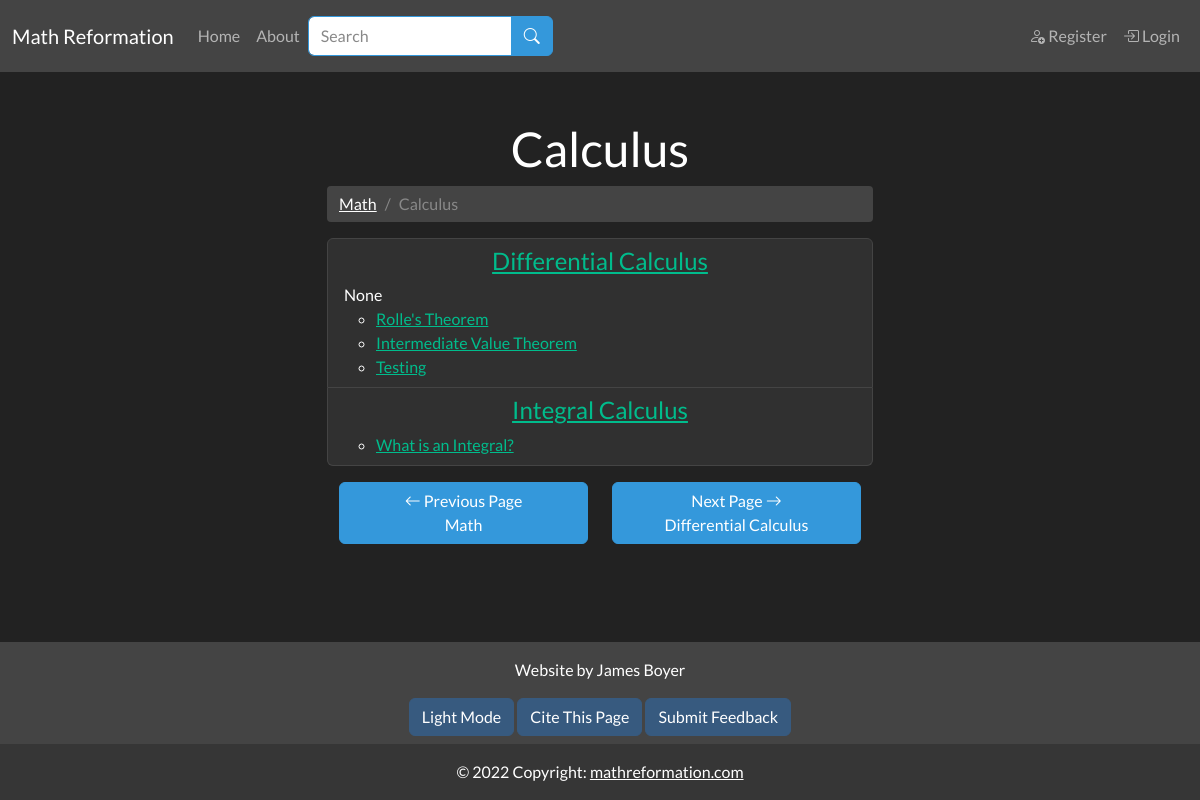
Screenshot of /category/calculus with the database file from the repository.
### app/models.py (models this page shows, shortened)
class SearchableMixin(object):
    @classmethod
    def search(cls, expression, page, per_page):
        ids, scores, total = query_index(cls.__tablename__, expression, page, per_page)
        if total == 0:
            return cls.query.filter_by(id=0), [], 0
        when = []
        for i in range(len(ids)):
            when.append((ids[i], i))
        return cls.query.filter(cls.id.in_(ids)).order_by( db.case(when, value=cls.id)), scores, total

class Category(SearchableMixin, db.Model):
    __searchable__ = ["body_main", "name"]
    id = db.Column(db.Integer, primary_key=True)
    name = db.Column(db.String(50), nullable=False, unique=True)
    path = db.Column(db.String(50), unique=True, nullable=False)
    body_main = db.Column(db.String(), index=True)
    body_draft = db.Column(db.String(), index=True)
    header = db.Column(db.String(), index=True)
    order = db.Column(db.Integer())
    is_visible = db.Column(db.Boolean())
    category_type = db.Column(db.String(10), index=True)
    next_page_url = db.Column(db.String(50))
    prev_page_url = db.Column(db.String(50))
    prev_page_type = db.Column(db.String(10))
    next_page_type = db.Column(db.String(10))
    next_page_name = db.Column(db.String(50))
    prev_page_name = db.Column(db.String(50))
    parents = db.relationship('Category',secondary=parent_child_table,
        primaryjoin=id == parent_child_table.c.ChildId,
        secondaryjoin=id == parent_child_table.c.ParentId,
        backref= db.backref('children'))
    def ordered_children(self):
        if not self.children:
            return []
        children = np.array(self.children)
        children_idx = np.array([child.order if child.order else 1 for child in children])
        sorted_children_idx = np.argsort(children_idx)
        return children[sorted_children_idx]
    def ordered_articles(self):
        if not self.articles:
            return []
        articles = np.array(self.articles)
        articles_idx = np.array([article.order if article.order else 1 for article in articles])
        sorted_articles_idx = np.argsort(articles_idx)
        return articles[sorted_articles_idx]
    def get_num_children(self):
        return len(list(self.children))

class Article(SearchableMixin, db.Model):
    __searchable__ = ["body_main", "name"]
    id = db.Column(db.Integer, primary_key=True)
    name = db.Column(db.String(64), index=True, unique=True, nullable=False)
    path = db.Column(db.String(50), unique=True, nullable=False)
    date_added = db.Column(db.DateTime, nullable=False,
        default=datetime.utcnow)
    body_main = db.Column(db.String(), index=True)
    body_draft = db.Column(db.String(), index=True)
    is_visible = db.Column(db.Boolean())
    header = db.Column(db.String(), index=True)
    order = db.Column(db.Integer())
    next_page_url = db.Column(db.String(64))
    prev_page_url = db.Column(db.String(50))
    next_page_name = db.Column(db.String(50))
    prev_page_name = db.Column(db.String(50))
    prev_page_type = db.Column(db.String(10))
    next_page_type = db.Column(db.String(10))
    user_id = db.Column(db.Integer, db.ForeignKey('user.id'))
    categories = db.relationship('Category', secondary = article_categories_table,
                                 backref=db.backref('articles', lazy=True), lazy=True)

### app/main/routes.py (the view)
@bp.route("/category/<path>")
def category_page(path):
    category = db.first_or_404(Category.query.filter_by(path=path))
    if category.parents == [] and category.category_type != "book":
        abort(404)
    content = {}
    content["category"] = category
    content["prev_page_url"] = category.prev_page_url
    content["next_page_url"] = category.next_page_url
    content["prev_page_name"] = category.prev_page_name
    content["next_page_name"] = category.next_page_name
    return render_template('main/category.html', **content, title =category.name)

### app/main/forms.py
class SearchForm(FlaskForm):
    q = StringField("Search", validators=[DataRequired()])
    submit = SubmitField("Search")
    def __init__(self, *args, **kwargs):
        if 'formdata' not in kwargs:
            kwargs['formdata'] = request.args
        if 'csrf_enabled' not in kwargs:
            kwargs['csrf_enabled'] = False
        super(SearchForm, self).__init__(*args, **kwargs)

### MathReformationWebsite.py (called while the page is built)
@app.context_processor
def add_imports():
    return dict(admin_permission=admin_permission, author_permission=author_permission, editor_permission=editor_permission, g=g)

### app/main/routes.py (called while the page is built)
@bp.before_app_request
def before_request():
    g.search_form = SearchForm(meta={'csrf': False})
    if g.search_form.validate():
        print("here")

### app/templates/main/category.html (shortened to what this page needs)
{% extends "base.html" %}
{% from 'macros/general_macros.html' import page_navigation %}
{% block content %}
<h1 class="text-center">{{ category.name }}</h1>
{% if category.category_type != "root" %}
<ul class="breadcrumb">
    {% if category.category_type == "secondary" or category.category_type == "primary" %}
    <li class="breadcrumb-item">
        <a href="{{ url_for('main.category_page', path=category.parents[0].path) }}">
            {{ category.parents[0].name }}
        </a>
    </li>
    {% endif %}
    <li class="breadcrumb-item active">{{ category.name }}</li>
</ul>
{% endif %}
<ul class="list-group">
    {% if category.get_num_children() == 0 %}
        {% for article in category.ordered_articles() %}
        {% if article.is_visible == True %}
        <li class="list-group-item">
            <a href = {{ url_for('main.article_page', path=article.path)}}>
                {{ article.name }}
            </a>
        </li>
        {% endif %}
        {% endfor %}
    {% else %}
        {% for category_child in category.ordered_children() %}
        {% if category_child.is_visible == True %}
        <li class="list-group-item">
            <h4 class="text-center">
                <a href = {{ url_for('main.category_page', path=category_child.path)}}>
                {{ category_child.name }}
            </a>
            </h4>
            {{ category_child.body_main }}
            <ul>
                {% for article in category_child.ordered_articles() %}
                {% if article.is_visible == True %}
                <li>
                    <a href = {{ url_for('main.article_page', path=article.path)}}>
                        {{ article.name }}
                    </a>
                </li>
                {% endif %}
                {% endfor %}
            </ul>
        </li>
        {% endif %}
        {% endfor %}
    {% endif %}
</ul>
{{ page_navigation(next_page_name=next_page_name, next_page_url=next_page_url, prev_page_name=prev_page_name, prev_page_url=prev_page_url)}}
{% endblock %}
{% block citation %}
{{ citation_info(page_type="Category", page_name=category.name) }}
{% endblock %}

### app/templates/base.html (shortened to what this page needs)
{% from 'macros/general_macros.html' import citation_info %}
<!DOCTYPE html>
<html lang="en">
    <head>
        <link rel="stylesheet" href="https://cdn.jsdelivr.net/npm/bootstrap-icons@1.10.3/font/bootstrap-icons.css">
    </head>
    <body class="d-flex flex-column min-vh-100">
        <nav class="navbar navbar-expand-lg bg-secondary navbar-dark sticky-top">
            <div class="container-fluid">
                <a class="navbar-brand">Math Reformation</a>
                <div class="collapse navbar-collapse" id="collapsibleNavbar">
                    <ul class="navbar-nav me-auto">
                        <li class="nav-item">
                            <a class="nav-link" href="{{ url_for('main.index')}}">Home</a>
                        </li>
                        <li class="nav-item">
                            <a class="nav-link" href="{{ url_for('main.about')}}">About</a>
                        </li>
                        {% if g.search_form %}
                        <form class="d-flex input-group" method="get" action="{{ url_for('main.search') }}">
                                {{ g.search_form.q(class='form-control border-info',aria_describedby="button-addon2", placeholder=g.search_form.q.label.text) }}
                                <button type=submit class="btn btn-info" id="button-addon2">
                                    <i class="bi bi-search"></i>
                                </button>
                        </form>
                        {% endif %}
                    </ul>
                    <ul class="navbar-nav d-flex">
                        {% if current_user.is_anonymous %}
                        <li class="nav-item">
                            <a class="nav-link" href="{{ url_for('auth.register') }}">
                                <i class="bi bi-person-add"></i> Register
                            </a>
                        </li>
                        <li class="nav-item">
                            <a class="nav-link" href="{{ url_for('auth.login') }}">
                                <i class="bi bi-box-arrow-in-right"></i>  Login
                            </a>
                        </li>
                        {% endif %}
                    </ul>
                </div>
            </div>
        </nav>
        <div class="wrapper flex-grow-1">
            <div class="container mt-5">
                <div class="row">
                    <div class="col-md-3"></div>
                    <div class="col-md-6">
                        {% block content %}
                        {% endblock %}
                    </div>
                    <div class="col-md-3"></div>
                </div>
            </div>
        </div>
        <footer class="bg-secondary text-center text-white">
            <div class="container p-3 pb-0">
                <section class="mb-2">
                    <p>Website by James Boyer</p>
                    <button id="theme_button" class="btn btn-primary" onclick="toggleTheme()">
                    </button>
                    <a class="btn btn-primary" href="{% block citation %}{% endblock %}">Cite This Page</a>
                    <a  class="btn btn-primary" href="{{ url_for('main.feedback')}}">Submit Feedback</a>
                </section>
            </div>
            <div class="text-center p-3" style="background-color: rgba(0, 0, 0, 0.2);">
                © 2022 Copyright:
                <a class="text-white" href="mathreformation.com">mathreformation.com</a>
            </div>
        </footer>
    </body>
</html>

### app/templates/macros/general_macros.html
{% macro citation_info(page_type, page_name) -%}
{% if page_name == "Citation" %}
{{ url_for('main.citation',
            page_type=page_type,
            page_name=page_name,
            page_url="citation") }}
{% else %}
{{ url_for('main.citation',
            page_type=page_type,
            page_name=page_name,
            page_url=request.path[1:].replace("/", "%2F")) }}
{% endif %}
{%- endmacro %}
{% macro page_navigation(next_page_name, next_page_url, prev_page_name, prev_page_url) -%}
<div class="container text-center mt-3 mb-5">
    <div class="row align-items-start">
      <div class="col d-flex flex-column">
          {% if prev_page_url %}
          <a href="{{ prev_page_url }}" class="btn btn-info" role="button">
              <i class="bi bi-arrow-left"></i> Previous Page<br>
              {{prev_page_name}}
          </a>
          {% else %}
          <a href="#" class="btn btn-info disabled" role="button">
              <i class="bi bi-arrow-left"></i> Previous Page<br>
              None
          </a>
          {% endif %}    </div>
      <div class="col d-flex flex-column">
          {% if next_page_url %}
          <a href="{{ next_page_url }}" class="btn btn-info" role="button">
              Next Page <i class="bi bi-arrow-right"></i><br>
              {{next_page_name}}
          </a>
          {% else %}
          <a href="#" class="btn btn-info disabled" role="button">
              Next Page <i class="bi bi-arrow-right"></i><br>
              None
          </a>
          {% endif %}
        </div>
  </div>
</div>
{%- endmacro %}

### rows the page displays
Category: name "Calculus", prev_page_name "Math", next_page_name "Differential Calculus"
Category: name "Math"
Category: name "Differential Calculus", body_main "None"
Article: name "Rolle's Theorem"
Article: name "Intermediate Value Theorem"
Article: name "Testing"
Category: name "Integral Calculus"
Article: name "What is an Integral?"
